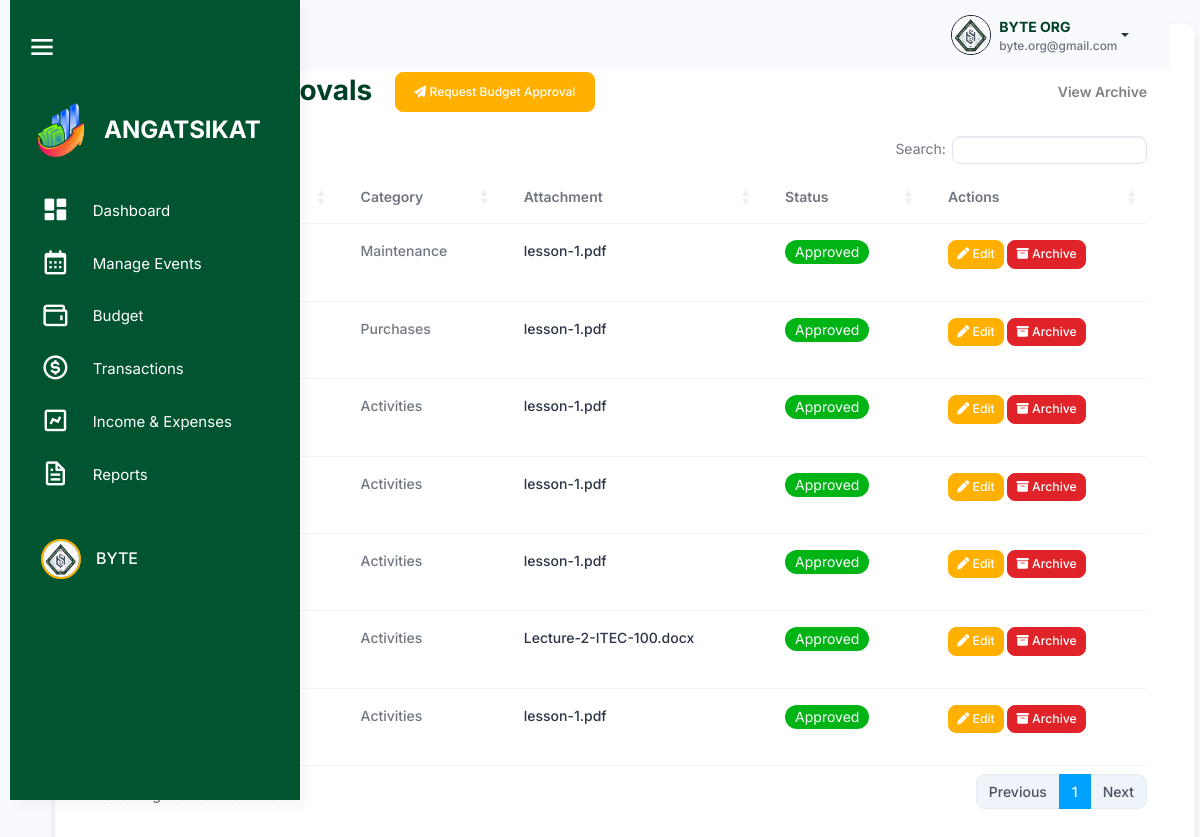
Page /src/budget_management/budget_approval_table.php (signed in) on the committed database.
### tables this page shows
CREATE TABLE `budget_approvals` (
  `approval_id` int(11) NOT NULL,
  `title` varchar(255) NOT NULL,
  `category` varchar(255) NOT NULL,
  `attachment` varchar(255) DEFAULT NULL,
  `status` enum('Pending','Approved','Disapproved') DEFAULT 'Pending',
  `organization_id` int(11) NOT NULL,
  `created_at` timestamp NOT NULL DEFAULT current_timestamp(),
  `archived` tinyint(1) DEFAULT 0
);

### src/session_check.php (called while the page is built, shortened)
<?php
$organization_id = $_SESSION['organization_id'];
?>

### src/budget_management/budget_approval_table.php (the view, shortened to what this page needs)
<?php
include '../connection.php';
include '../session_check.php';
?>
<!DOCTYPE html>
<html lang="en">
<head>
<link rel="stylesheet" href="https://cdn.jsdelivr.net/npm/bootstrap@5.3.0/dist/css/bootstrap.min.css">
<link rel="stylesheet" href="https://cdn.datatables.net/1.13.6/css/dataTables.bootstrap5.min.css">
<link rel="stylesheet" href="../assets/css/styles.min.css">
<link rel="stylesheet" href="../html/sidebar.css">
<link rel="stylesheet" href="../budget_management/css/budget.css">
<link href="https://unpkg.com/boxicons@2.1.4/css/boxicons.min.css" rel="stylesheet">
<link rel="stylesheet" href="https://cdnjs.cloudflare.com/ajax/libs/font-awesome/6.6.0/css/all.min.css">
</head>
<body>
    <div class="page-wrapper" id="main-wrapper" data-layout="vertical" data-navbarbg="skin6" data-sidebartype="full"
        data-sidebar-position="fixed" data-header-position="fixed">
        <aside class="left-sidebar" id="sidebar">
            <div class="top-bar">
                <div id="toggleSidebar" class="burger-icon">
                <i class="bx bx-menu"></i>
                </div>
            </div>
            <div>
                <div class="brand-logo logo-container">
                <a href="../html/officer_dashboard.html" class="logo-img">
                    <img src="angat sikat.png" alt="Angat Sikat Logo" class="sidebar-logo">
                </a>
                <span class="logo-text">ANGATSIKAT</span>
                </div>
                <nav class="sidebar-nav">
                    <ul id="sidebarnav">
                        <li class="sidebar-item">
                        <a class="sidebar-link" href="../dashboard/officer_dashboard.php" aria-expanded="false" data-tooltip="Dashboard">
                            <i class="bx bxs-dashboard"></i>
                            <span class="hide-menu">Dashboard</span>
                        </a>
                        </li>
                        <li class="sidebar-item">
                        <a class="sidebar-link" href="../activity_management/activities.php" aria-expanded="false"
                            data-tooltip="Manage Events">
                            <i class="bx bx-calendar"></i>
                            <span class="hide-menu">Manage Events</span>
                        </a>
                        </li>
                        <li class="sidebar-item">
                        <a class="sidebar-link" aria-expanded="false" data-tooltip="Budget">
                            <i class="bx bx-wallet"></i>
                            <span class="hide-menu">Budget</span>
                        </a>
                        </li>
                        <li class="sidebar-item">
                        <a class="sidebar-link" href="#transactions" aria-expanded="false" data-tooltip="Transactions">
                            <i class="bx bx-dollar-circle"></i>
                            <span class="hide-menu">Transactions</span>
                        </a>
                        </li>
                        <li class="sidebar-item">
                        <a class="sidebar-link" aria-expanded="false" data-tooltip="Income & Expenses">
                            <i class="bx bx-chart"></i>
                            <span class="hide-menu">Income & Expenses</span>
                        </a>
                        </li>
                        <li class="sidebar-item">
                        <a class="sidebar-link" href="reports.php" aria-expanded="false" data-tooltip="Reports">
                            <i class="bx bx-file"></i>
                            <span class="hide-menu">Reports</span>
                        </a>
                        </li>
                        <li class="sidebar-item profile-container">
                        <a class="sidebar-link" href="../user/profile.html" aria-expanded="false" data-tooltip="Profile">
                            <div class="profile-pic-border">
                            <img src="byte.png" alt="Profile Picture" class="profile-pic" />
                            </div>
                            <span class="profile-name">BYTE</span>
                        </a>
                        </li>
                    </ul>
                </nav>
            </div>
        </aside>
        <div class="body-wrapper">
            <header class="app-header">
                <nav class="navbar navbar-expand-lg navbar-light">
                    <div class="navbar-collapse justify-content-end px-0" id="navbarNav">
                        <div class="container-fluid d-flex justify-content-end align-items-center" style="padding: 0 1rem; background-color: transparent;">
                            <div class="dropdown ms-3">
                                <a href="#" class="dropdown-toggle d-flex align-items-center" data-bs-toggle="dropdown" aria-expanded="false" style="text-decoration: none;">
                                    <img class="border border-dark rounded-circle" src="byte.png" alt="Profile Picture" style="width: 40px; height: 40px; margin-left: 10px;">
                                    <div class="d-flex flex-column align-items-start ms-2">
                                        <span style="font-weight: bold; color: #004024;">BYTE ORG</span>
                                        <span style="font-size: 0.85em; color: #6c757d;">byte.org@gmail.com</span>
                                    </div>
                                </a>
                            </div>
                        </div>
                    </div>
                </nav>
            </header>
            <div class="container mt-4 p-5">
                <h2 class="mb-4 d-flex align-items-center justify-content-between">
                    <div>
                        <span class="text-warning fw-bold me-2">|</span> Budget Approvals
                        <button type="button" class="btn btn-primary ms-3" data-bs-toggle="modal"
                            data-bs-target="#budgetApprovalModal"
                            style="height: 40px; width: 200px; border-radius: 8px; font-size: 12px;">
                            <i class="fa-solid fa-paper-plane"></i> Request Budget Approval
                        </button>
                    </div>
                    <a href="budget_approvals_archive.php" class="text-gray text-decoration-none fw-bold"
                    style="font-size: 14px;">
                        View Archive
                    </a>
                </h2>
                <table id="budgetApprovalsTable" class="table mt-4">
                    <thead>
                        <tr>
                            <th>Title</th>
                            <th>Category</th>
                            <th>Attachment</th>
                            <th>Status</th>
                            <th>Actions</th>
                        </tr>
                    </thead>
                    <tbody>
                        <?php
                    $approvalsQuery = "SELECT * FROM budget_approvals WHERE organization_id = $organization_id AND archived = 0";
                    $approvalsResult = mysqli_query($conn, $approvalsQuery);
                    while ($row = mysqli_fetch_assoc($approvalsResult)) {
                        ?>
                        <tr>
                            <td>
                            </td>
                            <td>
                                <?php echo ucfirst($row['category']); ?>
                            </td>
                            <td><a href="uploads/<?php echo $row['attachment']; ?>"
                                    class='link-offset-2 link-underline link-underline-opacity-0' target="_blank">
                                    <?php echo $row['attachment']; ?>
                                </a></td>
                            <td>
                                <?php
                                if ($row['status'] == 'Pending') {
                                    echo " <span class='badge rounded-pill pending'> ";
                                } else if ($row['status'] == 'Approved') {
                                    echo " <span class='badge rounded-pill approved'> ";
                                } else if ($row['status'] == 'Disapproved') {
                                    echo " <span class='badge rounded-pill disapproved'> ";
                                }
                                echo ucfirst($row['status']);
                                ?>
                                </span>
                            </td>
                            <td>
                                <button class='btn btn-primary btn-sm edit-btn mb-3' data-bs-toggle='modal'
                                    data-bs-target='#editBudgetApprovalModal'
                                    data-id="<?php echo $row['approval_id']; ?>"><i class='fa-solid fa-pen'></i> Edit
                                </button>
                                <button class='btn btn-danger btn-sm archive-btn mb-3'
                                    data-id="<?php echo $row['approval_id']; ?>"><i class='fa-solid fa-box-archive'></i>
                                    Archive</button>
                            </td>
                        </tr>
                        <?php
                    }
                    ?>
                    </tbody>
                </table>
            </div>
        </div>
    </div>
</body>
</html>

### src/html/sidebar.css (style rules this page uses)
#sidebar { width: 290px; background-color: #00542f; transition: width 0.3s, height 0.3s; display: flex; flex-direction: column; height: 100vh; position: fixed; left: 0; top: 0; border-radius: 0; overflow-x: hidden; z-index: 1000; }
#sidebar .sidebar-item a { display: flex; align-items: center; padding: 10px 15px; color: #ffffff; text-decoration: none; border-radius: 8px; transition: background-color 0.3s; }
.profile-container { display: flex; align-items: center; width: 100%; margin-top: 30px; }
.sidebar-item { position: relative; }
.page-wrapper { transition: margin-left 0.3s; }

### src/budget_management/css/budget.css (style rules this page uses)
.container { padding-top: 20px; background-color: #fff; border-radius: 10px; box-shadow: 0 4px 8px rgba(0, 0, 0, 0.1); }
table { table-layout: auto; max-width: 100%; height: auto; border-collapse: collapse; }
.btn-primary { background-color: #ffb000; border-color: #ffb000; }
.btn-danger { background-color: #e02329; border-color: #e02329; color: #fff; }
.badge.rounded-pill.approved { background-color: #00b415; color: #fff; }

### rows in the picture
budget_approvals: category "Maintenance", attachment "lesson-1.pdf", status "Approved"
budget_approvals: category "Purchases", attachment "lesson-1.pdf", status "Approved"
budget_approvals: category "Activities", attachment "lesson-1.pdf", status "Approved"
budget_approvals: category "Activities", attachment "lesson-1.pdf", status "Approved"
budget_approvals: category "Activities", attachment "lesson-1.pdf", status "Approved"
budget_approvals: category "Activities", attachment "Lecture-2-ITEC-100.docx", status "Approved"
budget_approvals: category "Activities", attachment "lesson-1.pdf", status "Approved"
